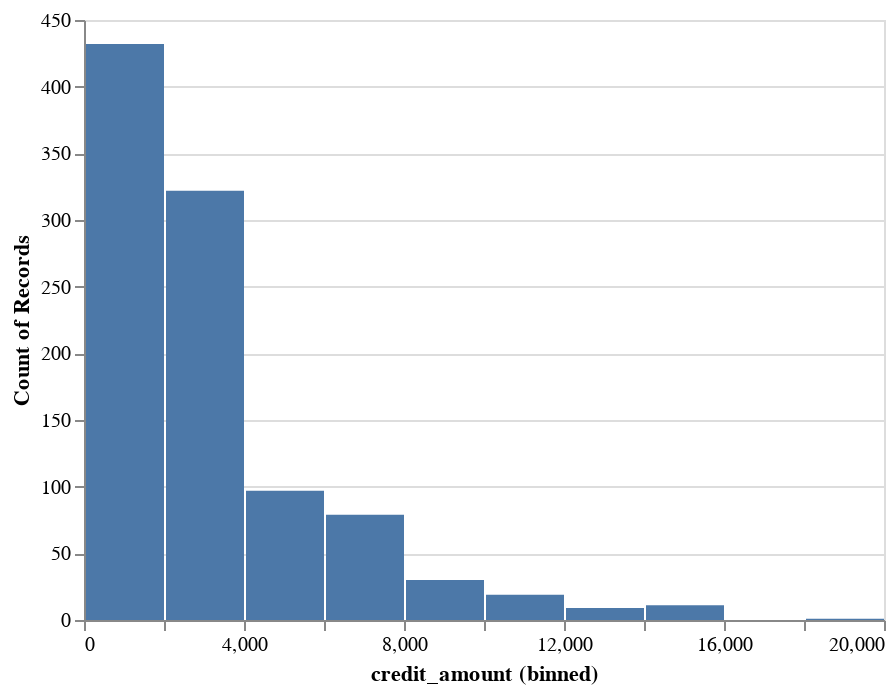

Notebook source saved alongside this figure:
### Code cell
alt.Chart(X).mark_bar().encode(
    alt.X("credit_amount:Q", bin=True),
    y='count()',
)

### Figure 1 — Vega-Lite specification as saved in the notebook (floating-point values rounded to 4 significant figures; data arrays with more than 128 entries replaced by an {"elided": "..."} marker saying what was removed)
{"config": {"view": {"continuousWidth": 400, "continuousHeight": 300}}, "data": {"name": "data-edabc8d606d51b3fb06ad2b0b2117b61"}, "mark": "bar", "encoding": {"x": {"bin": true, "field": "credit_amount", "type": "quantitative"}, "y": {"aggregate": "count", "type": "quantitative"}}, "$schema": "https://vega.github.io/schema/vega-lite/v4.17.0.json", "datasets": {"data-edabc8d606d51b3fb06ad2b0b2117b61": {"elided": "1000 records"}}}
